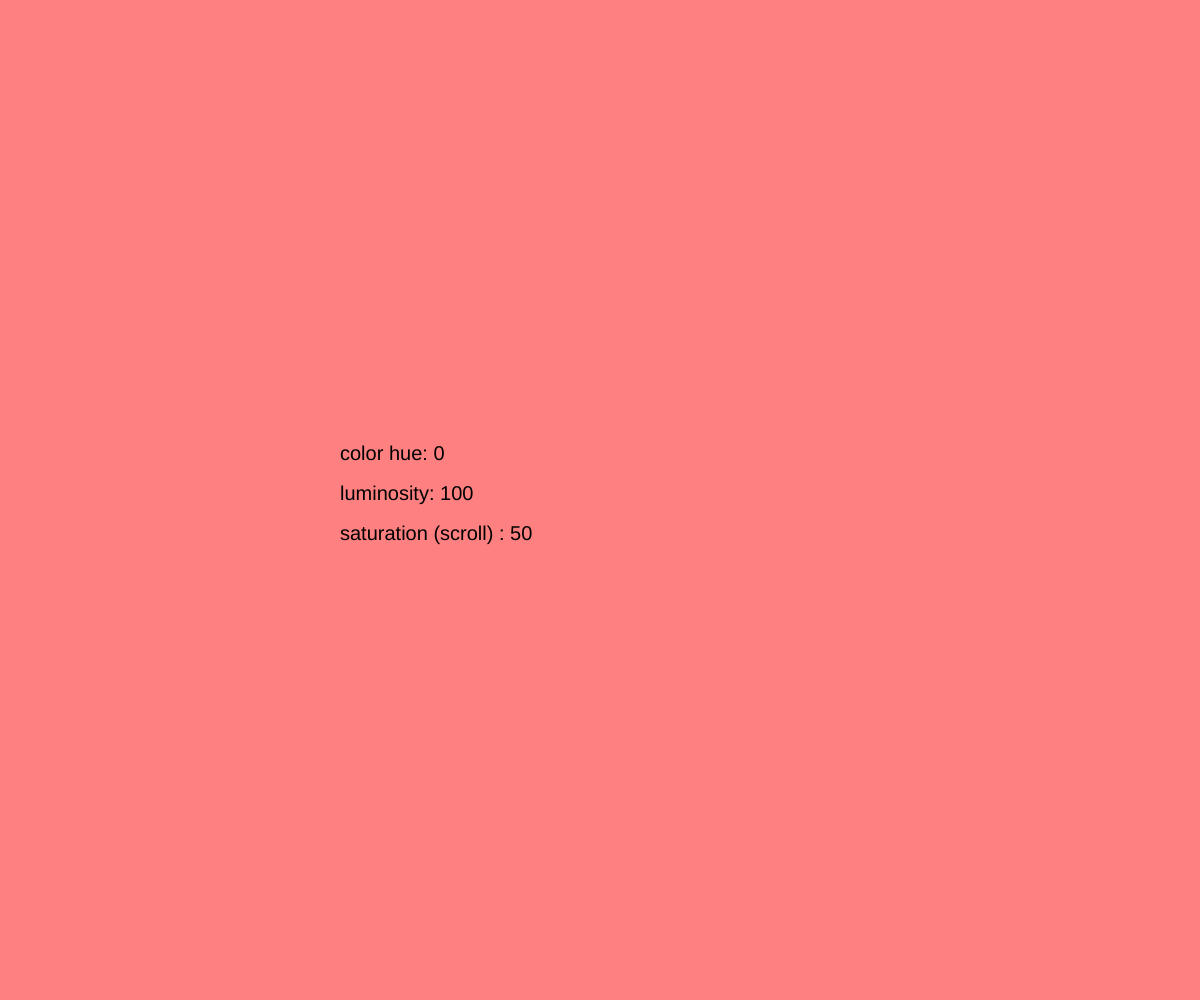
Frame 1 (no input)
Frame 60 (no input): identical to frame 1, image omitted
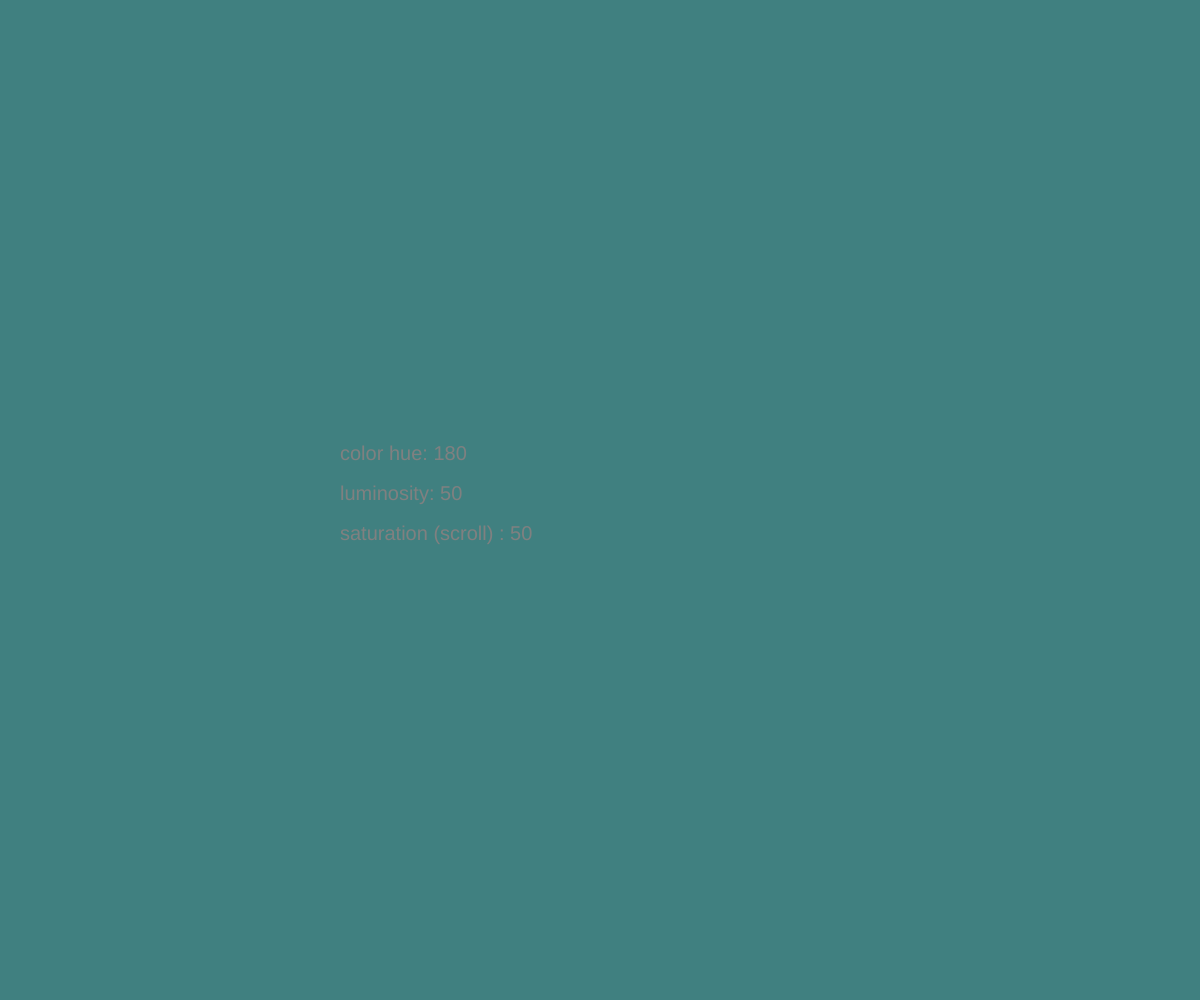
Frame 120 (the mouse pressed at the canvas centre since frame 60)

The p5.js sketch that drew these frames (run headless with seeded random() and noise() and a simulated clock; from frame 60 on, the mouse is pressed at the canvas centre):

// p5.js sketch
// ── sketch.js
'use strict';

var bg = {
	h: 0,
	s: 50,
	l: 50
};
var legendHue = 'color hue: ';
var legendLum = 'luminosity: ';
var legendSat = 'saturation (scroll) : ';

function setup() {
	createCanvas(windowWidth, windowHeight);
	background(bg.h, bg.s, bg.l);
	textSize(14);
	colorMode(HSB, 360, 100, 100, 1);
}

function draw() {
	bg.h = map(mouseX, 0, width, 0, 360);
	bg.l = map(mouseY, 0, height, 100, 0);
	background(bg.h, bg.s, bg.l);
	fill(0, 0, 100 - bg.l);
	textSize(20);
	text(legendHue + Math.round(bg.h), width / 2 - 260, height / 2 - 40);
	text(legendLum + Math.round(bg.l), width / 2 - 260, height / 2);
	text(legendSat + Math.round(bg.s), width / 2 - 260, height / 2 + 40);
}

function mouseWheel(event) {
	bg.s -= event.delta / 30;
	if (bg.s > 100) bg.s = 100;
	if (bg.s < 0) bg.s = 0;
}

function windowResized() {
	resizeCanvas(windowWidth, windowHeight);
}
